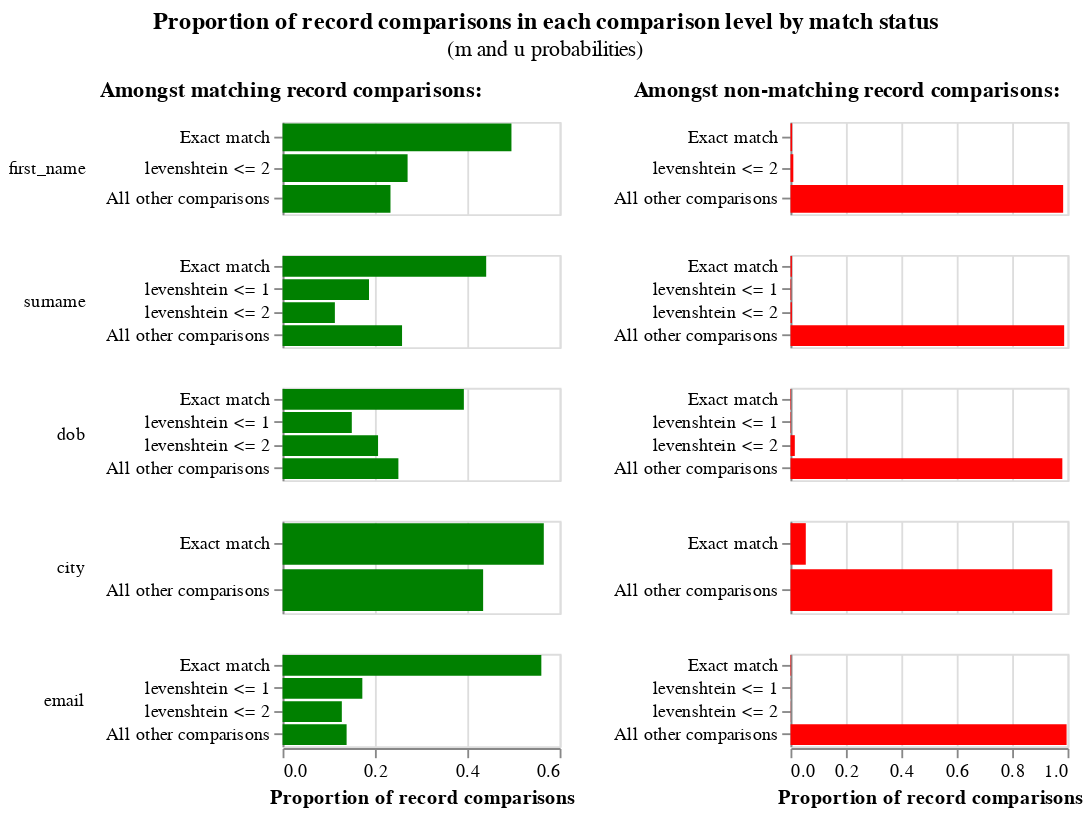

Source (notebook cell):
### Code cell
linker.m_u_parameters_chart()

### Figure 1 — Vega-Lite specification as saved in the notebook (floating-point values rounded to 4 significant figures)
{"$schema": "https://vega.github.io/schema/vega-lite/v4.json", "config": {"header": {"title": null}, "title": {"anchor": "middle", "offset": 10}, "view": {"height": 300, "width": 400}}, "data": {"values": [{"bayes_factor": 85.55, "bayes_factor_description": "If comparison level is `exact match` then comparison is 85.55 times more likely to be a match", "comparison_name": "first_name", "comparison_sort_order": 0, "comparison_vector_value": 2, "has_tf_adjustments": false, "is_null_level": false, "label_for_charts": "Exact match", "log2_bayes_factor": 6.419, "m_probability": 0.4956, "m_probability_description": "Amongst matching record comparisons, 49.56% of records are in the exact match comparison level", "max_comparison_vector_value": 2, "probability_two_random_records_match": 0.003332, "sql_condition": "\"first_name_l\" = \"first_name_r\"", "tf_adjustment_column": null, "tf_adjustment_weight": 1, "u_probability": 0.005794, "u_probability_description": "Amongst non-matching record comparisons, 0.58% of records are in the exact match comparison level"}, {"bayes_factor": 26.75, "bayes_factor_description": "If comparison level is `levenshtein <= 2` then comparison is 26.75 times more likely to be a match", "comparison_name": "first_name", "comparison_sort_order": 0, "comparison_vector_value": 1, "has_tf_adjustments": false, "is_null_level": false, "label_for_charts": "levenshtein <= 2", "log2_bayes_factor": 4.742, "m_probability": 0.2707, "m_probability_description": "Amongst matching record comparisons, 27.07% of records are in the levenshtein <= 2 comparison level", "max_comparison_vector_value": 2, "probability_two_random_records_match": 0.003332, "sql_condition": "levenshtein(\"first_name_l\", \"first_name_r\") <= 2", "tf_adjustment_column": null, "tf_adjustment_weight": 1, "u_probability": 0.01012, "u_probability_description": "Amongst non-matching record comparisons, 1.01% of records are in the levenshtein <= 2 comparison level"}, {"bayes_factor": 0.2374, "bayes_factor_description": "If comparison level is `all other comparisons` then comparison is  4.21 times less likely to be a match", "comparison_name": "first_name", "comparison_sort_order": 0, "comparison_vector_value": 0, "has_tf_adjustments": false, "is_null_level": false, "label_for_charts": "All other comparisons", "log2_bayes_factor": -2.074, "m_probability": 0.2336, "m_probability_description": "Amongst matching record comparisons, 23.36% of records are in the all other comparisons comparison level", "max_comparison_vector_value": 2, "probability_two_random_records_match": 0.003332, "sql_condition": "ELSE", "tf_adjustment_column": null, "tf_adjustment_weight": 1, "u_probability": 0.9841, "u_probability_description": "Amongst non-matching record comparisons, 98.41% of records are in the all other comparisons comparison level"}, {"bayes_factor": 90.17, "bayes_factor_description": "If comparison level is `exact match` then comparison is 90.17 times more likely to be a match", "comparison_name": "surname", "comparison_sort_order": 1, "comparison_vector_value": 3, "has_tf_adjustments": false, "is_null_level": false, "label_for_charts": "Exact match", "log2_bayes_factor": 6.495, "m_probability": 0.4409, "m_probability_description": "Amongst matching record comparisons, 44.09% of records are in the exact match comparison level", "max_comparison_vector_value": 3, "probability_two_random_records_match": 0.003332, "sql_condition": "\"surname_l\" = \"surname_r\"", "tf_adjustment_column": null, "tf_adjustment_weight": 1, "u_probability": 0.00489, "u_probability_description": "Amongst non-matching record comparisons, 0.49% of records are in the exact match comparison level"}, {"bayes_factor": 79.15, "bayes_factor_description": "If comparison level is `levenshtein <= 1` then comparison is 79.15 times more likely to be a match", "comparison_name": "surname", "comparison_sort_order": 1, "comparison_vector_value": 2, "has_tf_adjustments": false, "is_null_level": false, "label_for_charts": "levenshtein <= 1", "log2_bayes_factor": 6.307, "m_probability": 0.1871, "m_probability_description": "Amongst matching record comparisons, 18.71% of records are in the levenshtein <= 1 comparison level", "max_comparison_vector_value": 3, "probability_two_random_records_match": 0.003332, "sql_condition": "levenshtein(\"surname_l\", \"surname_r\") <= 1", "tf_adjustment_column": null, "tf_adjustment_weight": 1, "u_probability": 0.002364, "u_probability_description": "Amongst non-matching record comparisons, 0.24% of records are in the levenshtein <= 1 comparison level"}, {"bayes_factor": 22.6, "bayes_factor_description": "If comparison level is `levenshtein <= 2` then comparison is 22.60 times more likely to be a match", "comparison_name": "surname", "comparison_sort_order": 1, "comparison_vector_value": 1, "has_tf_adjustments": false, "is_null_level": false, "label_for_charts": "levenshtein <= 2", "log2_bayes_factor": 4.498, "m_probability": 0.1132, "m_probability_description": "Amongst matching record comparisons, 11.32% of records are in the levenshtein <= 2 comparison level", "max_comparison_vector_value": 3, "probability_two_random_records_match": 0.003332, "sql_condition": "levenshtein(\"surname_l\", \"surname_r\") <= 2", "tf_adjustment_column": null, "tf_adjustment_weight": 1, "u_probability": 0.005009, "u_probability_description": "Amongst non-matching record comparisons, 0.50% of records are in the levenshtein <= 2 comparison level"}, {"bayes_factor": 0.2619, "bayes_factor_description": "If comparison level is `all other comparisons` then comparison is  3.82 times less likely to be a match", "comparison_name": "surname", "comparison_sort_order": 1, "comparison_vector_value": 0, "has_tf_adjustments": false, "is_null_level": false, "label_for_charts": "All other comparisons", "log2_bayes_factor": -1.933, "m_probability": 0.2587, "m_probability_description": "Amongst matching record comparisons, 25.87% of records are in the all other comparisons comparison level", "max_comparison_vector_value": 3, "probability_two_random_records_match": 0.003332, "sql_condition": "ELSE", "tf_adjustment_column": null, "tf_adjustment_weight": 1, "u_probability": 0.9877, "u_probability_description": "Amongst non-matching record comparisons, 98.77% of records are in the all other comparisons comparison level"}, {"bayes_factor": 224.6, "bayes_factor_description": "If comparison level is `exact match` then comparison is 224.62 times more likely to be a match", "comparison_name": "dob", "comparison_sort_order": 2, "comparison_vector_value": 3, "has_tf_adjustments": false, "is_null_level": false, "label_for_charts": "Exact match", "log2_bayes_factor": 7.811, "m_probability": 0.3926, "m_probability_description": "Amongst matching record comparisons, 39.26% of records are in the exact match comparison level", "max_comparison_vector_value": 3, "probability_two_random_records_match": 0.003332, "sql_condition": "\"dob_l\" = \"dob_r\"", "tf_adjustment_column": null, "tf_adjustment_weight": 1, "u_probability": 0.001748, "u_probability_description": "Amongst non-matching record comparisons, 0.17% of records are in the exact match comparison level"}, {"bayes_factor": 93.59, "bayes_factor_description": "If comparison level is `levenshtein <= 1` then comparison is 93.59 times more likely to be a match", "comparison_name": "dob", "comparison_sort_order": 2, "comparison_vector_value": 2, "has_tf_adjustments": false, "is_null_level": false, "label_for_charts": "levenshtein <= 1", "log2_bayes_factor": 6.548, "m_probability": 0.1499, "m_probability_description": "Amongst matching record comparisons, 14.99% of records are in the levenshtein <= 1 comparison level", "max_comparison_vector_value": 3, "probability_two_random_records_match": 0.003332, "sql_condition": "levenshtein(\"dob_l\", \"dob_r\") <= 1", "tf_adjustment_column": null, "tf_adjustment_weight": 1, "u_probability": 0.001602, "u_probability_description": "Amongst non-matching record comparisons, 0.16% of records are in the levenshtein <= 1 comparison level"}, {"bayes_factor": 13.32, "bayes_factor_description": "If comparison level is `levenshtein <= 2` then comparison is 13.32 times more likely to be a match", "comparison_name": "dob", "comparison_sort_order": 2, "comparison_vector_value": 1, "has_tf_adjustments": false, "is_null_level": false, "label_for_charts": "levenshtein <= 2", "log2_bayes_factor": 3.736, "m_probability": 0.2067, "m_probability_description": "Amongst matching record comparisons, 20.67% of records are in the levenshtein <= 2 comparison level", "max_comparison_vector_value": 3, "probability_two_random_records_match": 0.003332, "sql_condition": "levenshtein(\"dob_l\", \"dob_r\") <= 2", "tf_adjustment_column": null, "tf_adjustment_weight": 1, "u_probability": 0.01552, "u_probability_description": "Amongst non-matching record comparisons, 1.55% of records are in the levenshtein <= 2 comparison level"}, {"bayes_factor": 0.2556, "bayes_factor_description": "If comparison level is `all other comparisons` then comparison is  3.91 times less likely to be a match", "comparison_name": "dob", "comparison_sort_order": 2, "comparison_vector_value": 0, "has_tf_adjustments": false, "is_null_level": false, "label_for_charts": "All other comparisons", "log2_bayes_factor": -1.968, "m_probability": 0.2508, "m_probability_description": "Amongst matching record comparisons, 25.08% of records are in the all other comparisons comparison level", "max_comparison_vector_value": 3, "probability_two_random_records_match": 0.003332, "sql_condition": "ELSE", "tf_adjustment_column": null, "tf_adjustment_weight": 1, "u_probability": 0.9811, "u_probability_description": "Amongst non-matching record comparisons, 98.11% of records are in the all other comparisons comparison level"}, {"bayes_factor": 10.26, "bayes_factor_description": "If comparison level is `exact match` then comparison is 10.26 times more likely to be a match", "comparison_name": "city", "comparison_sort_order": 3, "comparison_vector_value": 1, "has_tf_adjustments": true, "is_null_level": false, "label_for_charts": "Exact match", "log2_bayes_factor": 3.359, "m_probability": 0.5657, "m_probability_description": "Amongst matching record comparisons, 56.57% of records are in the exact match comparison level", "max_comparison_vector_value": 1, "probability_two_random_records_match": 0.003332, "sql_condition": "\"city_l\" = \"city_r\"", "tf_adjustment_column": "city", "tf_adjustment_weight": 1, "u_probability": 0.05515, "u_probability_description": "Amongst non-matching record comparisons, 5.51% of records are in the exact match comparison level"}, {"bayes_factor": 0.4597, "bayes_factor_description": "If comparison level is `all other comparisons` then comparison is  2.18 times less likely to be a match", "comparison_name": "city", "comparison_sort_order": 3, "comparison_vector_value": 0, "has_tf_adjustments": false, "is_null_level": false, "label_for_charts": "All other comparisons", "log2_bayes_factor": -1.121, "m_probability": 0.4343, "m_probability_description": "Amongst matching record comparisons, 43.43% of records are in the all other comparisons comparison level", "max_comparison_vector_value": 1, "probability_two_random_records_match": 0.003332, "sql_condition": "ELSE", "tf_adjustment_column": null, "tf_adjustment_weight": 1, "u_probability": 0.9449, "u_probability_description": "Amongst non-matching record comparisons, 94.49% of records are in the all other comparisons comparison level"}, {"bayes_factor": 255.4, "bayes_factor_description": "If comparison level is `exact match` then comparison is 255.42 times more likely to be a match", "comparison_name": "email", "comparison_sort_order": 4, "comparison_vector_value": 3, "has_tf_adjustments": false, "is_null_level": false, "label_for_charts": "Exact match", "log2_bayes_factor": 7.997, "m_probability": 0.5604, "m_probability_description": "Amongst matching record comparisons, 56.04% of records are in the exact match comparison level", "max_comparison_vector_value": 3, "probability_two_random_records_match": 0.003332, "sql_condition": "\"email_l\" = \"email_r\"", "tf_adjustment_column": null, "tf_adjustment_weight": 1, "u_probability": 0.002194, "u_probability_description": "Amongst non-matching record comparisons, 0.22% of records are in the exact match comparison level"}, {"bayes_factor": 235.5, "bayes_factor_description": "If comparison level is `levenshtein <= 1` then comparison is 235.46 times more likely to be a match", "comparison_name": "email", "comparison_sort_order": 4, "comparison_vector_value": 2, "has_tf_adjustments": false, "is_null_level": false, "label_for_charts": "levenshtein <= 1", "log2_bayes_factor": 7.879, "m_probability": 0.1727, "m_probability_description": "Amongst matching record comparisons, 17.27% of records are in the levenshtein <= 1 comparison level", "max_comparison_vector_value": 3, "probability_two_random_records_match": 0.003332, "sql_condition": "levenshtein(\"email_l\", \"email_r\") <= 1", "tf_adjustment_column": null, "tf_adjustment_weight": 1, "u_probability": 0.0007334, "u_probability_description": "Amongst non-matching record comparisons, 0.07% of records are in the levenshtein <= 1 comparison level"}, {"bayes_factor": 206.6, "bayes_factor_description": "If comparison level is `levenshtein <= 2` then comparison is 206.64 times more likely to be a match", "comparison_name": "email", "comparison_sort_order": 4, "comparison_vector_value": 1, "has_tf_adjustments": false, "is_null_level": false, "label_for_charts": "levenshtein <= 2", "log2_bayes_factor": 7.691, "m_probability": 0.1283, "m_probability_description": "Amongst matching record comparisons, 12.83% of records are in the levenshtein <= 2 comparison level", "max_comparison_vector_value": 3, "probability_two_random_records_match": 0.003332, "sql_condition": "levenshtein(\"email_l\", \"email_r\") <= 2", "tf_adjustment_column": null, "tf_adjustment_weight": 1, "u_probability": 0.0006208, "u_probability_description": "Amongst non-matching record comparisons, 0.06% of records are in the levenshtein <= 2 comparison level"}, {"bayes_factor": 0.1392, "bayes_factor_description": "If comparison level is `all other comparisons` then comparison is  7.19 times less likely to be a match", "comparison_name": "email", "comparison_sort_order": 4, "comparison_vector_value": 0, "has_tf_adjustments": false, "is_null_level": false, "label_for_charts": "All other comparisons", "log2_bayes_factor": -2.845, "m_probability": 0.1387, "m_probability_description": "Amongst matching record comparisons, 13.87% of records are in the all other comparisons comparison level", "max_comparison_vector_value": 3, "probability_two_random_records_match": 0.003332, "sql_condition": "ELSE", "tf_adjustment_column": null, "tf_adjustment_weight": 1, "u_probability": 0.9965, "u_probability_description": "Amongst non-matching record comparisons, 99.65% of records are in the all other comparisons comparison level"}]}, "hconcat": [{"encoding": {"color": {"value": "green"}, "row": {"field": "comparison_name", "header": {"labelAlign": "left", "labelAnchor": "middle", "labelAngle": 0}, "sort": {"field": "comparison_sort_order"}, "type": "nominal"}, "tooltip": [{"field": "m_probability_description", "title": "m probability description", "type": "nominal"}, {"field": "comparison_name", "title": "Comparison column name", "type": "nominal"}, {"field": "label_for_charts", "title": "Label", "type": "ordinal"}, {"field": "sql_condition", "title": "SQL condition", "type": "nominal"}, {"field": "m_probability", "format": ".4p", "title": "m probability", "type": "quantitative"}, {"field": "u_probability", "format": ".4p", "title": "u probability", "type": "quantitative"}, {"field": "bayes_factor", "format": ",.4f", "title": "Bayes factor = m/u", "type": "quantitative"}, {"field": "log2_bayes_factor", "format": ",.4f", "title": "Match weight = log2(m/u)", "type": "quantitative"}], "x": {"axis": {"title": "Proportion of record comparisons"}, "field": "m_probability", "type": "quantitative"}, "y": {"axis": {"title": null}, "field": "label_for_charts", "sort": {"field": "comparison_vector_value", "order": "descending"}, "type": "nominal"}}, "height": 50, "mark": "bar", "resolve": {"scale": {"y": "independent"}}, "title": {"fontSize": 12, "fontWeight": "bold", "text": "Amongst matching record comparisons:"}, "transform": [{"filter": "(datum.bayes_factor != 'no-op filter due to vega lite issue 4680')"}], "width": 150}, {"encoding": {"color": {"value": "red"}, "row": {"field": "comparison_name", "header": {"labels": false}, "sort": {"field": "comparison_sort_order"}, "type": "nominal"}, "tooltip": [{"field": "u_probability_description", "title": "u probability description", "type": "nominal"}, {"field": "comparison_name", "title": "Comparison column name", "type": "nominal"}, {"field": "label_for_charts", "title": "Label", "type": "ordinal"}, {"field": "sql_condition", "title": "SQL condition", "type": "nominal"}, {"field": "m_probability", "format": ".4p", "title": "m probability", "type": "quantitative"}, {"field": "u_probability", "format": ".4p", "title": "u probability", "type": "quantitative"}, {"field": "bayes_factor", "format": ",.4f", "title": "Bayes factor = m/u", "type": "quantitative"}, {"field": "log2_bayes_factor", "format": ",.4f", "title": "Match weight = log2(m/u)", "type": "quantitative"}], "x": {"axis": {"title": "Proportion of record comparisons"}, "field": "u_probability", "type": "quantitative"}, "y": {"axis": {"title": null}, "field": "label_for_charts", "sort": {"field": "comparison_vector_value", "order": "descending"}, "type": "nominal"}}, "height": 50, "mark": "bar", "resolve": {"scale": {"y": "independent"}}, "title": {"fontSize": 12, "fontWeight": "bold", "text": "Amongst non-matching record comparisons:"}, "transform": [{"filter": "(datum.bayes_factor != 'no-op filter2 due to vega lite issue 4680')"}], "width": 150}], "title": {"subtitle": "(m and u probabilities)", "text": "Proportion of record comparisons in each comparison level by match status"}}
